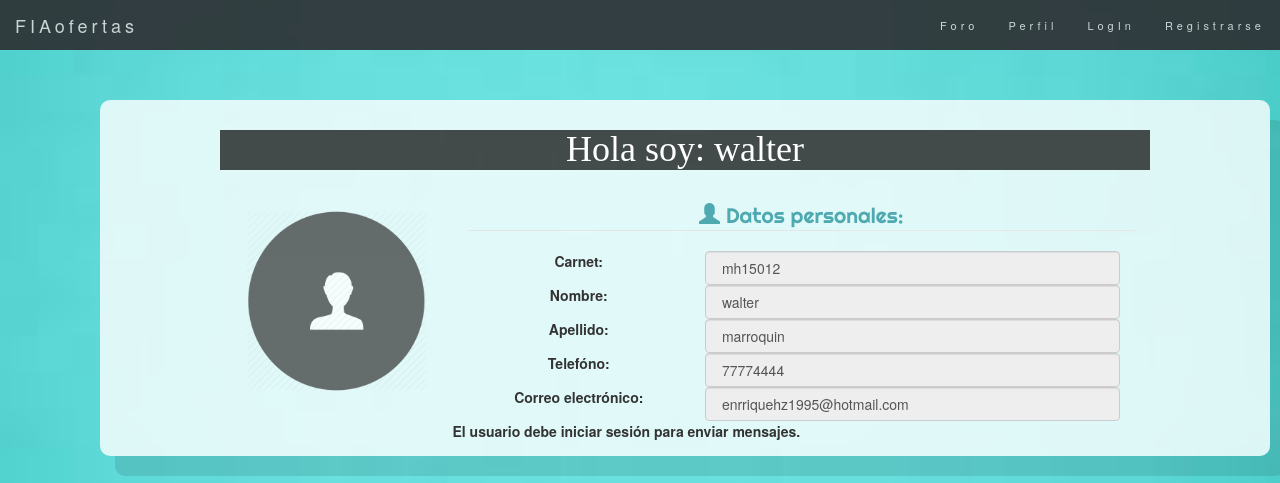
/7/ver_perfil/, run on the app's committed database.
### venta/models.py (models this page shows)
class Vendedor(models.Model):
	carnet = models.CharField(max_length=7)
	nombre = models.CharField(max_length=50)
	apellido = models.CharField(max_length=50)
	telefono = models.CharField(max_length=10,blank=True)
	email = models.CharField(max_length=50, blank=True)
	password = models.CharField(max_length=10)
	image = models.ImageField(blank=True)
	genero = models.CharField(max_length=10, blank=True)
	user = models.ForeignKey(settings.AUTH_USER_MODEL)

### venta/views.py (the view)
# urls.py: url(r'^(?P<perfil_id>[0-9]+)/ver_perfil/$',views.ver_perfil, name='ver_perfil'),
def ver_perfil(request, perfil_id):
	perfil = get_object_or_404(User, pk= perfil_id)
	usuario = request.user
	try:
		if request.method=='POST':
			try:
				tipo = TipoReporte.objects.get(usuarioReportador=usuario)
				reportes = ReportarUsuario.objects.filter(usuarioReportado=perfil)
				context = {'perfil':perfil,'usuario':usuario,'reportes':reportes,'valor':'ya antes ha reportado a este usuario'}
				return render(request,'Main/ver_perfil.html',context)
			except (KeyError, TipoReporte.DoesNotExist):
				reporte = ReportarUsuario.objects.get(usuarioReportado=perfil)
				tipo = TipoReporte()
				tipo.tipo=request.POST.get('dato',None)
				tipo.usuarioReportador=usuario
				reporte.numeroReport = reporte.numeroReport+1
				reporte.save()
				tipo.reportes=reporte
				tipo.save()
		reportes = ReportarUsuario.objects.filter(usuarioReportado=perfil)
		context = {'perfil':perfil,'usuario':usuario,'reportes':reportes,}
		return render(request,'Main/ver_perfil.html',context)
	except (KeyError, perfil.DoesNotExist):
		return render(request, 'Main/404.html', {
		    	'error_message': "Tiene que seleccionar una respuesta",
		})
	else:
		return redirect('/')

### venta/templates/Main/ver_perfil.html (shortened to what this page needs)
{% extends "Base/base.html" %}
{% load staticfiles %}
{% block META %}
	<link rel="stylesheet" href="https://maxcdn.bootstrapcdn.com/bootstrap/3.3.7/css/bootstrap.min.css">
	<link rel="stylesheet" href="{% static "css/baseFIAofertas.css" %}"/>
	<link rel="stylesheet" href="{% static "css/edicionHistorial.css" %}"/>
	<link rel="stylesheet" href="{% static "css/ver_perfil.css" %}"/>
{% endblock %}
{% block Contenido %}
	<section class="container">
	{% for us in perfil.vendedor_set.all %}
		<div>
		<h1> Hola soy: {{us.nombre}}</h1>
		<br />
		<div class="col-sm-3 col-md-3">
   			{% if us.image %}
   			<img src="{{us.image.url}}" alt="no se puede mostrar imagen" class="img-rounded img-responsive image" width="300px" height="300px" />
   			{% else %}
   			<img src="{% static "imagenes/user.png" %}" alt="no se puede mostrar imagen" class="img-rounded img-responsive image" width="300px" height="300px" />
   			{% endif %}
   		</div>
		<div class="col-sm-9 col-md-9 text-center">
		<fieldset>
			<legend><i class="glyphicon glyphicon-user"></i> Datos personales:</legend>
				<div class="form-group">
					<label class="control-label col-sm-4" for="carnet">Carnet:</label>
					<div class="col-sm-8">
					    <input type="text" class="form-control" id="carnet" value=" {{us.carnet}} " disabled="">
				   	</div>
	 			</div>
				<div class="form-group">
					<label class="control-label col-sm-4" for="nombre">Nombre:</label>
					<div class="col-sm-8">
					    <input type="text" class="form-control" id="nombre" value=" {{us.nombre}} " disabled="">
				   	</div>
	 			</div>
				<div class="form-group">
					<label class="control-label col-sm-4" for="apellido">Apellido:</label>
					<div class="col-sm-8">
					    <input type="text" class="form-control" id="apellido" value=" {{us.apellido}} " disabled="">
				   	</div>
	 			</div>
				<div class="form-group">
					<label class="control-label col-sm-4" for="telefono">Telefóno:</label>
					<div class="col-sm-8">
					    <input type="text" class="form-control" id="telefono" value=" {{us.telefono}} " disabled="">
				   	</div>
	 			</div>
	 			<div class="form-group">
					<label class="control-label col-sm-4" for="correo">Correo electrónico:</label>
					<div class="col-sm-8">
					    <input type="text" class="form-control" id="correo" value=" {{us.email}} " disabled="">
				   	</div>
	 			</div>
		</fieldset>
		</div>
		<br />
	{% endfor %}
	{% if usuario.is_authenticated %}
		<div class="col-sm-12 col-md-12">
		<fieldset>
			<form class="form-inline" method="POST" action="{% url 'venta:message' perfil.id %}">
			{% csrf_token %}
			<legend><i class="glyphicon glyphicon-envelope"></i> Enviar mensaje:</legend>
					    <label for="imagen_descargable">Emisor: {{usuario.username}} </label>
					    <input type="text" name="emisor" id="emisor" value=" {{usuario.username}} " hidden="">
					    <p>
					    <div class="form-group">
					    	<label class="control-label col-sm-6">Mensaje:</label>
							<div class="col-sm-6">
					    		<textarea class="form-control" id="coment" name="coment" required="required"></textarea>
					    	</div>
					    </div>
					   	</p>
					  	<br>
	 				  	<input type="submit" class="btn" id="guardar" name="submit" value="Enviar"><br />
			</form>
		</fieldset>
		<br />
		</div>
		<div class="col-sm-12 col-md-12">
		<fieldset><form class="form-inline" method="POST" action="">
			{% csrf_token %}
			<legend><i class="glyphicon glyphicon-envelope"></i> Reportar usuario:</legend>
					<input type="hidden" name="action" id="action" value="reportar">
					    <label for="imagen_descargable">Emisor: {{usuario.username}} </label>
					    <input type="text" name="emisor" id="emisor" value=" {{usuario.username}} " hidden="">
					    <p>
					    <div class="form-group">
					    	<label class="control-label col-sm-6">Porque lo desea reportar:</label>
							<div class="col-sm-6">
					    		<textarea class="form-control" id="dato" name="dato" required="required"></textarea>
					    	</div>
					    </div>
					   	</p>
					  	<br>
	 				  	<input type="submit" class="btn" id="guardar" name="submit" value="Enviar"><br />
			</form>
			</fieldset>
			<br />
		</div>
		<div class="col-sm-12 col-md-12">
			{% for re in reportes %}
				<label># de reportes:  <input type="text" disabled="true" value="{{re.numeroReport}}" size="3px"> </label>
			{% endfor %}
		<br />
		</div>
	{% else %}
		<label>El usuario debe iniciar sesión para enviar mensajes.</label>
	</section>
	{% endif %}
{% endblock Contenido %}

### venta/static/css/baseFIAofertas.css (style rules this page uses)
body { background: url("../imagenes/fondo.jpg"); background-repeat: no-repeat; background-size: cover; background-attachment: fixed; }
.container { margin: 100px; padding: 10px 120px; height: 100%; overflow: auto; background: rgba(255, 255, 255, 0.8); border-radius: 10px; box-shadow:15px 20px 0px rgba(0,0,0,0.1); }

### venta/static/css/edicionHistorial.css (style rules this page uses)
h1 { font-family: 'Lobster-Regular',cursive; background-color: rgba(0,0,0,0.7); text-align: center; color: #fff; }

### venta/static/css/ver_perfil.css (style rules this page uses)
legend { font-family: 'Righteous-Regular',cursive; color: #4FA9B1; }
.image { border: 10px solid transparent; margin-bottom: 25px; opacity: 0.7; }

### data on the page
Vendedor: nombre "walter", carnet "mh15012", apellido "marroquin", telefono "77774444", email "enrriquehz1995@hotmail.com"
